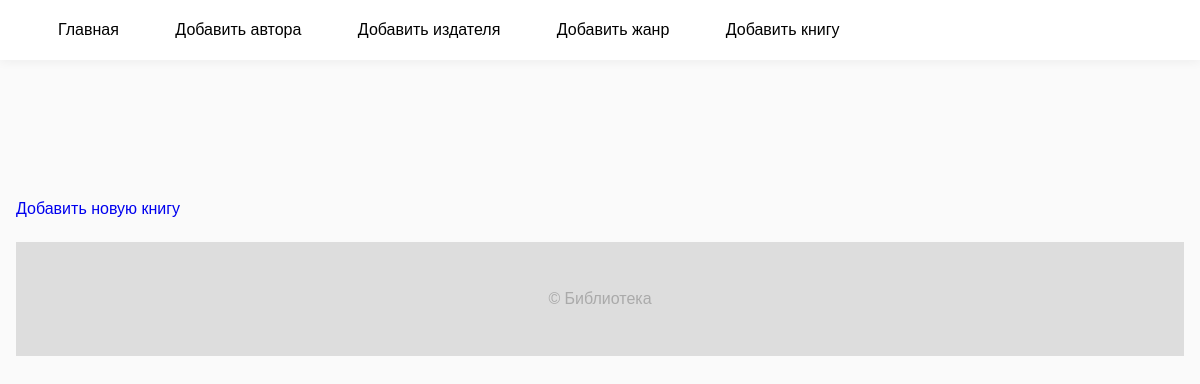
The page /books/ on the database as committed earlier.
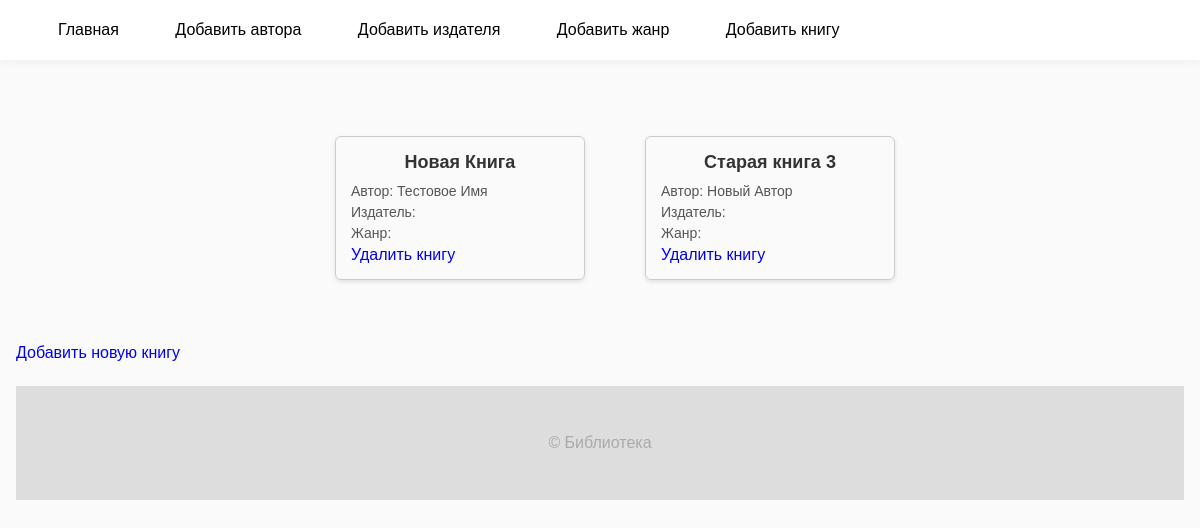
The same page on the database as committed later.
### books/models.py (models this page shows, shortened)
class Book(models.Model):
    title = models.CharField(max_length=200, verbose_name="Название")
    author = models.ForeignKey(Author, on_delete=models.CASCADE, verbose_name="Автор")
    publishers = models.ForeignKey(Publisher,on_delete=models.CASCADE, verbose_name="Издатель")
    gende = models.ForeignKey(Genre, on_delete=models.CASCADE, verbose_name="Жанр")
    published_date = models.DateField(null=False, blank=True, verbose_name="Дата публикации")

class Author(models.Model):
    first_name = models.CharField(max_length=50, verbose_name="Имя")
    last_name = models.CharField(max_length=50, verbose_name="Фамилия")
    def __str__(self):
        return f'{self.first_name} {self.last_name}'

### books/views.py (the view)
# urls.py: path('books/', views.book_list, name='book-list'),
def book_list(request):
    books = Book.objects.all()
    context = {'books': books}
    return render(request, 'books/book_list.html', context)

### books/templates/books/book_list.html (shortened to what this page needs)
{% extends 'books/base.html' %}
{% load static %}
{% block content %}
  <main class="books-container">
        {% for book in books %}
        <a href="{% url 'update-book' book.id %}">
            <div class="book-card">
            <h2 class="book-title">{{ book.title }}</h2>
            <p class="book-author">Автор: {{ book.author }}</p>
            <p class="book-publisher">Издатель: {{ book.publisher }}</p>
            <p class="book-genre">Жанр: {{ book.genre }}</p>
            <a href="{% url 'delete-book' book.id %}"><p>Удалить книгу</p></a>
        </div></a>
        {% endfor %}
    </main>
<a href="{% url 'create-book' %}">Добавить новую книгу</a>
{% endblock %}

### books/templates/books/base.html (shortened to what this page needs)
<!DOCTYPE html>
<html lang="en">
<head>
    {% load static %}
    <link href="{% static 'books/css/styles.css' %}" rel="stylesheet">
    <link href="{% static 'books/css/books.css' %}" rel="stylesheet">
</head>
<body>
    <header class="fixed-header">
        <nav>
            <a href="/books">Главная</a>
            <a href="/authors/create/">Добавить автора</a>
            <a href="/publisher/create/">Добавить издателя</a>
            <a href="/genre/create/">Добавить жанр</a>
            <a href="/books/create/">Добавить книгу</a>
        </nav>
    </header>
    {% block content %}
    {% endblock %}
    <footer>
        <p>© Библиотека</p>
    </footer>
</body>
</html>

### books/static/books/css/styles.css (style rules this page uses)
body { font-family: Arial, sans-serif; margin: 0; padding: 0; background-color: #f4f4f4; }
h1, h2 { text-align: center; color: #333; }
a, u { text-decoration: none; }
* { margin: 0; padding: 0; box-sizing: border-box; font-family: Arial, Helvetica, sans-serif; }
body { background-color: #fafafa; min-height: 100vh; display: flex; flex-direction: column; gap: 24px; padding: 16px; }
.fixed-header { position: fixed; top: 0; left: 0; right: 0; height: 60px; background-color: #ffffff; z-index: 99; display: flex; align-items: center; justify-content: space-between; padding: 0 32px; box-shadow: 0 2px 10px rgba(0, 0, 0, 0.05); }
nav a { color: black; text-decoration: none; padding: 26px; transition: 0.3s; }
main { margin-top: 80px; }
footer { text-align: center; color: #aaaaaa; background: #dddddd; padding: 48px; }

### books/static/books/css/books.css (style rules this page uses)
.books-container { margin-top: 80px; display: flex; flex-wrap: wrap; justify-content: center; gap: 30px; padding: 40px; }
.book-card { width: 250px; border: 1px solid #ccc; padding: 15px; border-radius: 6px; box-shadow: 0px 2px 4px rgba(0, 0, 0, 0.1); text-align: left; }
.book-title { font-size: 18px; margin-bottom: 10px; }
.book-author, .book-publisher, .book-genre { font-size: 14px; color: #555; margin-bottom: 5px; }

Rows that differ between the two databases and show on the page:
added Book: title "Новая Книга", author "Тестовое Имя"
added Book: title "Старая книга 3", author "Новый Автор"
